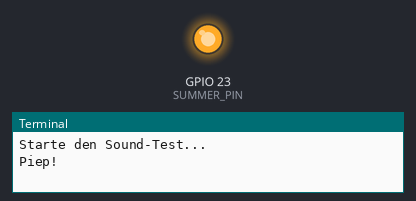
Recording of a program running on a simulated Raspberry Pi (BCM pin numbers). Shown: output pins drawn as LEDs (lit = HIGH), the last lines printed to the terminal. At 1.8 s the program stops and its outputs stay as they are.

Above: at 0.1 s.
At 1.9 s:
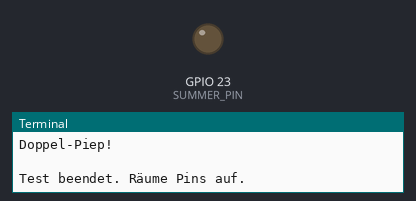
Timing chart, 0 to 3.3 s (numbered marks = the images above):
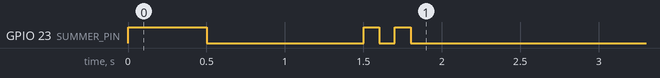

Measured:
- by itself, GPIO 23 (SUMMER_PIN): goes HIGH 0.50 s, LOW 1.0 s, HIGH 0.10 s, LOW 0.10 s, HIGH 0.10 s, then LOW

The program:

Tag_11.py
```python
import RPi.GPIO as GPIO
import time

# Pin für den Summer festlegen
SUMMER_PIN = 23 # GPIO 23 (Pin 16)

GPIO.setmode(GPIO.BCM)
GPIO.setup(SUMMER_PIN, GPIO.OUT)

print("Starte den Sound-Test...")

try:
    print("Piep!")
    GPIO.output(SUMMER_PIN, GPIO.HIGH) # AN
    time.sleep(0.5) # Eine halbe Sekunde piepen

    print("Stille.")
    GPIO.output(SUMMER_PIN, GPIO.LOW) # AUS

    time.sleep(1) # Kurze Pause

    # Noch ein paar Piepser
    print("Doppel-Piep!")
    GPIO.output(SUMMER_PIN, GPIO.HIGH); time.sleep(0.1) # Kurz AN
    GPIO.output(SUMMER_PIN, GPIO.LOW); time.sleep(0.1) # Kurz AUS
    GPIO.output(SUMMER_PIN, GPIO.HIGH); time.sleep(0.1) # Kurz AN
    GPIO.output(SUMMER_PIN, GPIO.LOW) # Wieder AUS

    print("\nTest beendet. Räume Pins auf.")
    GPIO.cleanup()

except KeyboardInterrupt:
    # Falls du das Programm abbrichst
    GPIO.cleanup()
```
